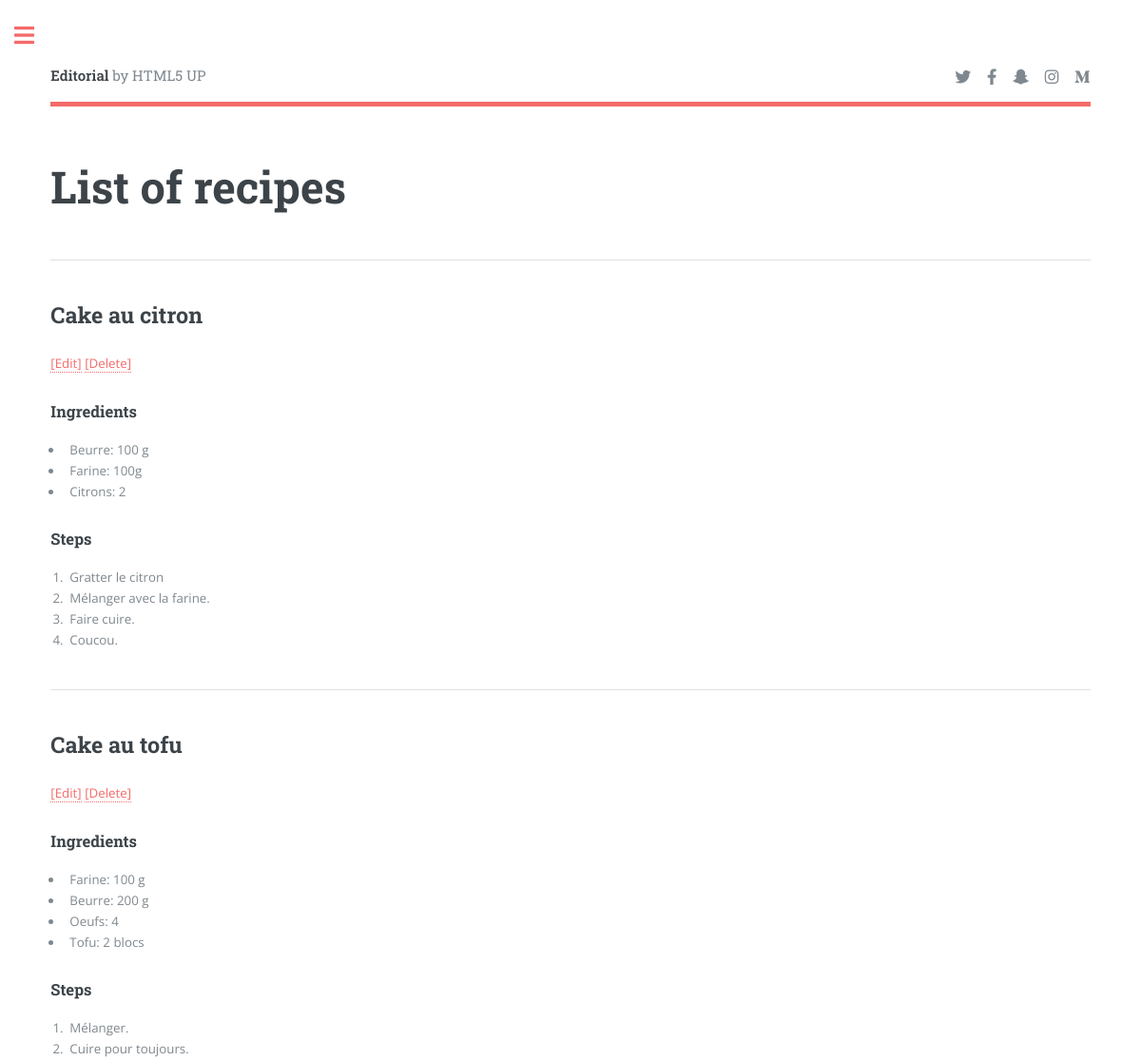
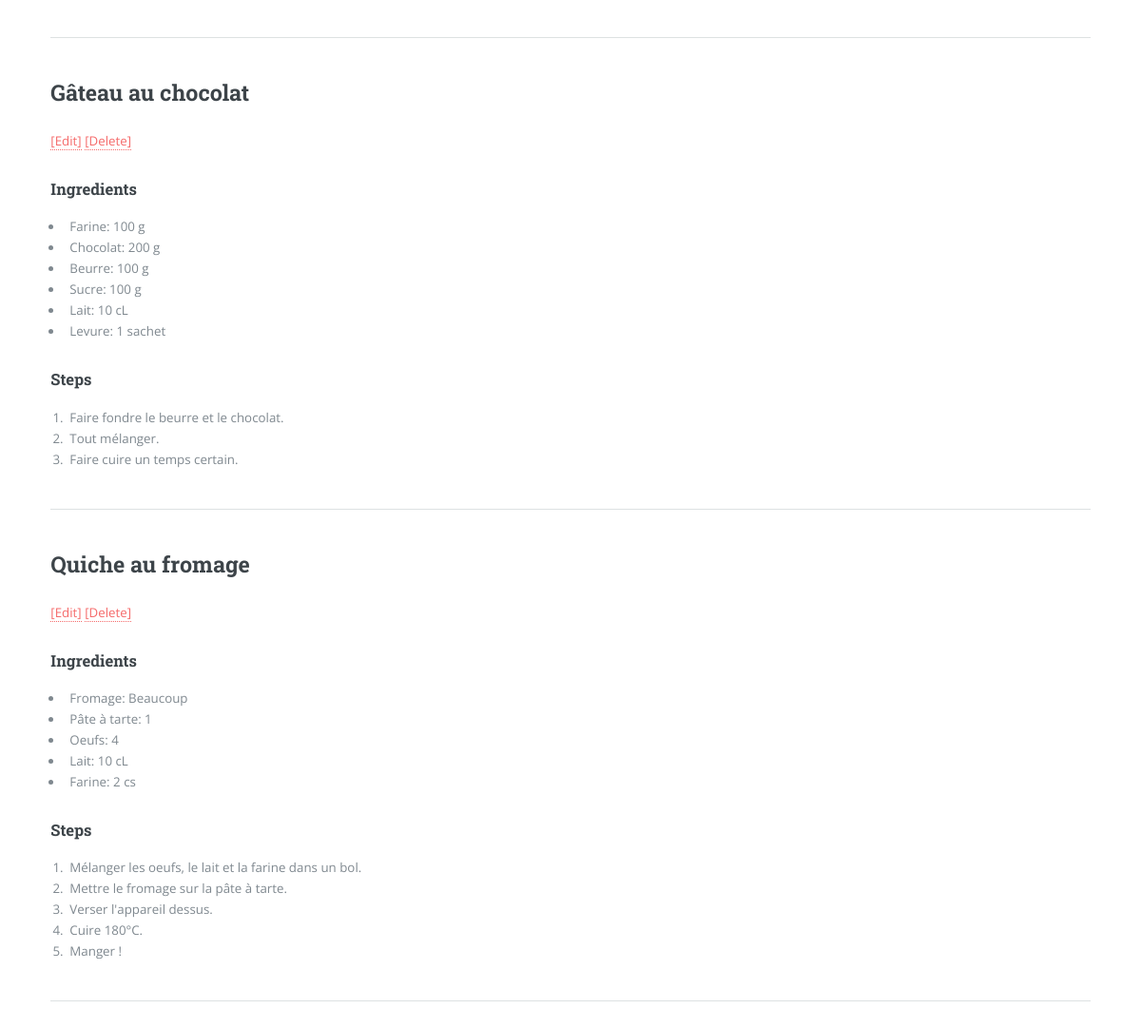
Page /list_recipes on the committed database (2 pictures, top to bottom).
### app/models.py (models this page shows, shortened)
class Recipe(db.Model):
    id: so.Mapped[int] = so.mapped_column(primary_key=True)
    name: so.Mapped[str] = so.mapped_column(sa.String, index=True, unique=True)
    ingredients: so.WriteOnlyMapped["Ingredient"] = so.relationship(
        back_populates="recipe_q"
    )
    steps: so.WriteOnlyMapped["Step"] = so.relationship(back_populates="recipe_s")
    def list_ingredients(self):
        return (
            db.session.query(Ingredient).filter(Ingredient.recipe_id == self.id).all()
        )
    def list_steps(self):
        return (
            db.session.query(Step)
            .filter(Step.recipe_id == self.id)
            .order_by(Step.number)
            .all()
        )

class Ingredient(db.Model):
    id: so.Mapped[int] = so.mapped_column(primary_key=True)
    name: so.Mapped[str] = so.mapped_column(sa.String)
    quantity: so.Mapped[Optional[str]] = so.mapped_column(sa.String)
    recipe_id: so.Mapped[int] = so.mapped_column(
        sa.ForeignKey(Recipe.id, name="fk_ingredient_recipe"), index=True
    )
    recipe_q: so.Mapped[Recipe] = so.relationship(back_populates="ingredients")

class Step(db.Model):
    id: so.Mapped[int] = so.mapped_column(primary_key=True)
    number: so.Mapped[int] = so.mapped_column(sa.Integer, nullable=False)
    body: so.Mapped[str] = so.mapped_column(sa.String, nullable=False)
    recipe_id: so.Mapped[int] = so.mapped_column(sa.ForeignKey(Recipe.id), index=True)
    recipe_s: so.Mapped[Recipe] = so.relationship(back_populates="steps")

### app/routes.py (the view)
@app.route("/list_recipes")
def list_recipes():
    query = sa.select(Recipe).order_by(Recipe.name.asc())
    recipes = db.session.scalars(query).all()
    return render_template(
        "list_recipes.html",
        recipes=recipes,
    )

### app/templates/list_recipes.html
{% extends 'base.html' %}
{% block content %}
<section>
	<header class="main">
		<h1>List of recipes</h1>
	</header>
    <hr class="major" />
    {% for recipe in recipes %}
        <h2>{{ recipe.name }} </h2>
        <p>
            <a href="{{ url_for('edit_recipe', recipe_id=recipe.id) }}">[Edit]</a>
            <a href="{{ url_for('delete_recipe', recipe_id=recipe.id) }}">[Delete]</a>
        </p>
        <h3>Ingredients</h3>
        <ul>
            {% for ingredient in recipe.list_ingredients() %}
            <li>{{ ingredient.name }}: {{ ingredient.quantity }}</li>
            {% endfor %}
        </ul>
        <h3>Steps</h3>
        <ol>
            {% for step in recipe.list_steps() %}
            <li>{{ step.body }}</li>
            {% endfor %}
        </ol>
        <hr class="major" />
    {% endfor %}
</section>
{% endblock %}

### app/templates/base.html (shortened to what this page needs)
<!DOCTYPE HTML>
<html>
	<head>
		<link rel="stylesheet" href="{{ url_for('static', filename='assets/css/main.css') }}" />
	</head>
	<body class="is-preload">
			<div id="wrapper">
					<div id="main">
						<div class="inner">
							<header id="header">
								<a href="{{ url_for('index') }}" class="logo"><strong>Editorial</strong> by HTML5 UP</a>
								<ul class="icons">
									<li><a href="#" class="icon brands fa-twitter"><span class="label">Twitter</span></a></li>
									<li><a href="#" class="icon brands fa-facebook-f"><span class="label">Facebook</span></a></li>
									<li><a href="#" class="icon brands fa-snapchat-ghost"><span class="label">Snapchat</span></a></li>
									<li><a href="#" class="icon brands fa-instagram"><span class="label">Instagram</span></a></li>
									<li><a href="#" class="icon brands fa-medium-m"><span class="label">Medium</span></a></li>
								</ul>
							</header>
                            {% block content %}{% endblock %}
                        </div>
                    </div>
			</div>
	</body>
</html>

### rows in the picture
Recipe: name "Cake au citron"
Ingredient: name "Beurre", quantity "100 g"
Ingredient: name "Farine", quantity "100g"
Ingredient: name "Citrons", quantity "2"
Step: body "Gratter le citron"
Step: body "Mélanger avec la farine."
Step: body "Faire cuire."
Step: body "Coucou."
Recipe: name "Cake au tofu"
Ingredient: name "Farine", quantity "100 g"
Ingredient: name "Beurre", quantity "200 g"
Ingredient: name "Oeufs", quantity "4"
Ingredient: name "Tofu", quantity "2 blocs"
Step: body "Mélanger."
Step: body "Cuire pour toujours."
Recipe: name "Gâteau au chocolat"
Ingredient: name "Farine", quantity "100 g"
Ingredient: name "Chocolat", quantity "200 g"
Ingredient: name "Beurre", quantity "100 g"
Ingredient: name "Sucre", quantity "100 g"
Ingredient: name "Lait", quantity "10 cL"
Ingredient: name "Levure", quantity "1 sachet"
Step: body "Faire fondre le beurre et le chocolat."
Step: body "Tout mélanger."
Step: body "Faire cuire un temps certain."
Recipe: name "Quiche au fromage"
Ingredient: name "Fromage", quantity "Beaucoup"
Ingredient: name "Pâte à tarte", quantity "1"
Ingredient: name "Oeufs", quantity "4"
Ingredient: name "Lait", quantity "10 cL"
Ingredient: name "Farine", quantity "2 cs"
Step: body "Mélanger les oeufs, le lait et la farine dans un bol."
Step: body "Mettre le fromage sur la pâte à tarte."
Step: body "Verser l'appareil dessus."
Step: body "Cuire 180°C."
Step: body "Manger !"
